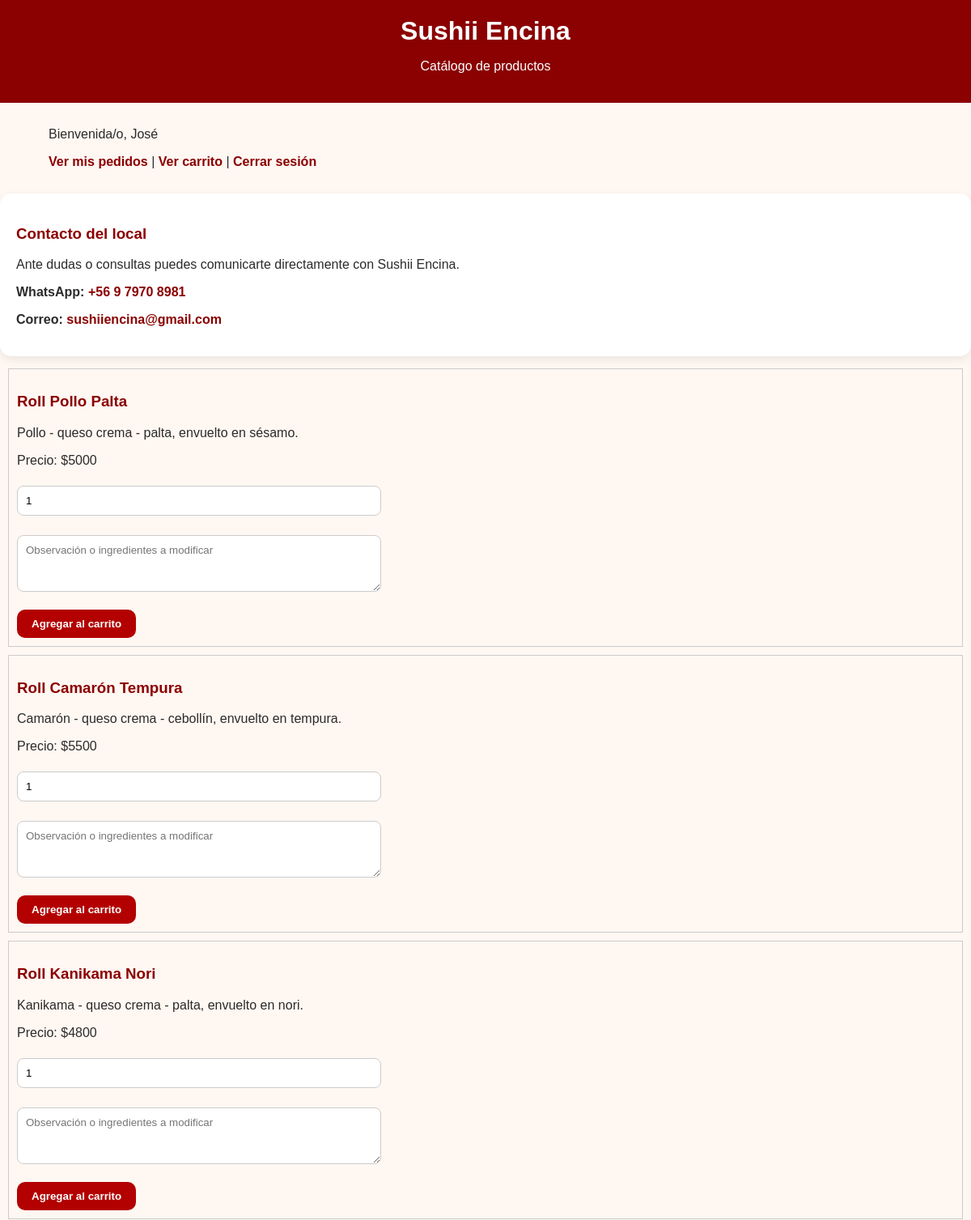
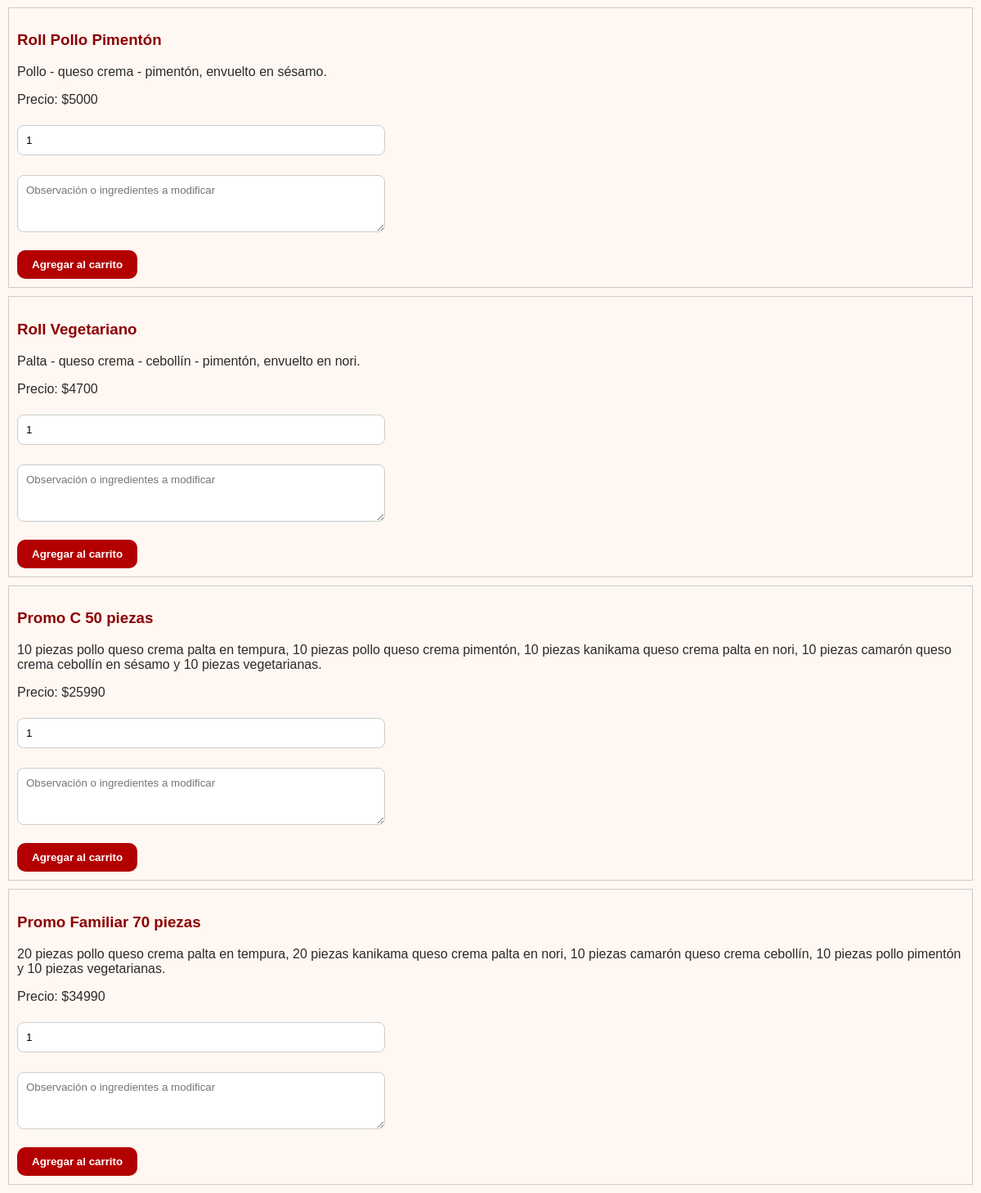
Screenshot of /catalogo.php (signed in) with the database file from the repository (2 pictures, top to bottom).
### tables this page shows
CREATE TABLE `productos` (
  `id_producto` int(11) NOT NULL,
  `id_categoria` int(11) NOT NULL,
  `nombre_producto` varchar(100) NOT NULL,
  `descripcion` text DEFAULT NULL,
  `precio` int(11) NOT NULL,
  `estado` tinyint(1) DEFAULT 1
);

### catalogo.php (the view, shortened to what this page needs)
<?php
include("config/conexion.php");
$sql = "SELECT * FROM productos WHERE estado = 1";
$resultado = $conexion->query($sql);
?>
<!DOCTYPE html>
<html lang="es">
<head>
    <link rel="stylesheet" href="css/style.css">
</head>
<body>
      <div class="header">
        <h1>Sushii Encina</h1>
        <p>Catálogo de productos</p>
    </div>
    <div class="container">
        <p>Bienvenida/o, <?php echo $_SESSION["nombre"]; ?></p>
        <a href="mis_pedidos.php">Ver mis pedidos</a> |
        <a href="carrito.php">Ver carrito</a> |
        <a href="logout.php">Cerrar sesión</a>
    </div>
    <div class="card">
        <h3>Contacto del local</h3>
        <p>Ante dudas o consultas puedes comunicarte directamente con Sushii Encina.</p>
        <p><strong>WhatsApp:</strong> <a href="https://wa.me/56979708981" target="_blank">+56 9 7970 8981</a></p>
        <p><strong>Correo:</strong> <a href="mailto:sushiiencina@gmail.com">sushiiencina@gmail.com</a></p>
    </div>
    <?php while ($producto = $resultado->fetch_assoc()) { ?>
        <div style="border:1px solid #ccc; padding:10px; margin:10px;">
            <h3><?php echo $producto["nombre_producto"]; ?></h3>
            <p><?php echo $producto["descripcion"]; ?></p>
            <p>Precio: $<?php echo $producto["precio"]; ?></p>
            <form method="POST" action="carrito.php">
                <input type="number" name="cantidad" value="1" min="1">
                <br><br>
                <textarea name="observacion" placeholder="Observación o ingredientes a modificar"></textarea>
                <br><br>
                <button type="submit">Agregar al carrito</button>
            </form>
        </div>
    <?php } ?>
</body>
</html>

### css/style.css (style rules this page uses)
* { box-sizing: border-box; font-family: Arial, sans-serif; }
body { margin: 0; background: #fff7f2; color: #2b2b2b; }
h1, h2, h3 { color: #8b0000; }
a { color: #8b0000; text-decoration: none; font-weight: bold; }
.container { width: 90%; max-width: 1100px; margin: 30px auto; }
.card { background: #ffffff; border-radius: 14px; padding: 20px; margin: 15px 0; box-shadow: 0 4px 12px rgba(0,0,0,0.08); }
.btn, button { background: #b30000; color: white; border: none; padding: 10px 18px; border-radius: 10px; cursor: pointer; font-weight: bold; }
input, select, textarea { width: 100%; max-width: 450px; padding: 10px; margin-top: 6px; border: 1px solid #ccc; border-radius: 8px; }
textarea { min-height: 70px; }
.header { background: #8b0000; color: white; padding: 20px; text-align: center; }
.header h1 { color: white; margin: 0; }

### rows the page displays
productos: nombre_producto "Roll Pollo Palta", descripcion "Pollo - queso crema - palta, envuelto en sésamo.", precio "5000"
productos: nombre_producto "Roll Camarón Tempura", descripcion "Camarón - queso crema - cebollín, envuelto en tempura.", precio "5500"
productos: nombre_producto "Roll Kanikama Nori", descripcion "Kanikama - queso crema - palta, envuelto en nori.", precio "4800"
productos: nombre_producto "Roll Pollo Pimentón", descripcion "Pollo - queso crema - pimentón, envuelto en sésamo.", precio "5000"
productos: nombre_producto "Roll Vegetariano", descripcion "Palta - queso crema - cebollín - pimentón, envuelto en nori.", precio "4700"
productos: nombre_producto "Promo C 50 piezas", descripcion "10 piezas pollo queso crema palta en tempura, 10 piezas pollo queso crema pimentón, 10 piezas kanikama queso crema palta en nori, 10 piezas camarón queso crema cebollín en sésamo y 10 piezas vegetarianas.", precio "25990"
productos: nombre_producto "Promo Familiar 70 piezas", descripcion "20 piezas pollo queso crema palta en tempura, 20 piezas kanikama queso crema palta en nori, 10 piezas camarón queso crema cebollín, 10 piezas pollo pimentón y 10 piezas vegetarianas.", precio "34990"

### other values shown
$_SESSION["nombre"] "José"
